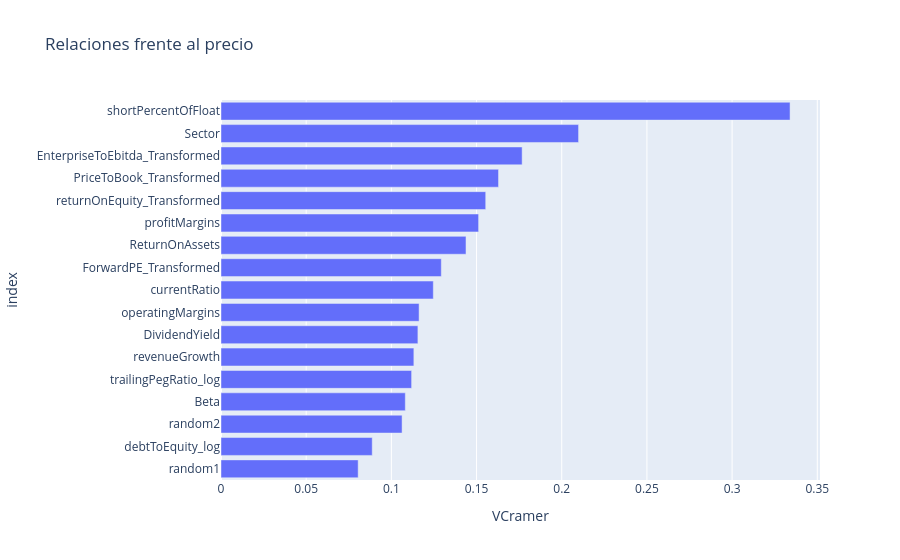

The code cell stored with this chart in its notebook:
### Code cell
# Generar aleatorios
df['random1'] = np.random.uniform(0,1,size=df.shape[0])
df['random2'] = np.random.uniform(0,1,size=df.shape[0])

# Se separan las variables objetivo y los inputs de predictores
varObjCont = df['MarketCap_log']

imput = df.drop(['MarketCap_log', 'Ticker'],axis=1)

# Ranking V de Cramer vs. obj continua
tablaCramer = pd.DataFrame(imput.apply(lambda x: cramers_v(x,varObjCont)),columns=['VCramer'])

px.bar(tablaCramer,x=tablaCramer.VCramer,title='Relaciones frente al precio').update_yaxes(categoryorder="total ascending")

### Figure 1 — Plotly figure (JSON) as saved in the notebook; plotly's stock layout.template omitted (floating-point values rounded to 4 significant figures)
{"data": [{"hovertemplate": "VCramer=%{x}<br>index=%{y}<extra></extra>", "legendgroup": "", "marker": {"color": "#636efa", "pattern": {"shape": ""}}, "name": "", "orientation": "h", "showlegend": false, "textposition": "auto", "type": "bar", "x": [0.1082, 0.1156, 0.1438, 0.1512, 0.1163, 0.1246, 0.1132, 0.334, 0.1629, 0.1554, 0.1293, 0.08877, 0.1119, 0.1768, 0.2099, 0.08051, 0.1063], "xaxis": "x", "y": ["Beta", "DividendYield", "ReturnOnAssets", "profitMargins", "operatingMargins", "currentRatio", "revenueGrowth", "shortPercentOfFloat", "PriceToBook_Transformed", "returnOnEquity_Transformed", "ForwardPE_Transformed", "debtToEquity_log", "trailingPegRatio_log", "EnterpriseToEbitda_Transformed", "Sector", "random1", "random2"], "yaxis": "y"}], "layout": {"barmode": "relative", "legend": {"tracegroupgap": 0}, "title": {"text": "Relaciones frente al precio"}, "xaxis": {"anchor": "y", "domain": [0, 1], "title": {"text": "VCramer"}}, "yaxis": {"anchor": "x", "categoryorder": "total ascending", "domain": [0, 1], "title": {"text": "index"}}}}
